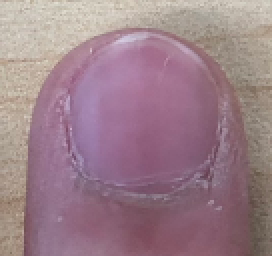
#> input picture finger.png, 136 x 128 px (shown 2 times larger)
$ python detect_nails.py
#> lines starting #> are read from the running program, lines starting #| are printed output that depends on the picture; after the words box and inside, x2 and y2 are one past the last pixel; in counts of white or black regions, pixels touching at a corner belong together
import cv2
import numpy as np
from matplotlib import pyplot as plt


img = cv2.imread('finger.png')
#> img is the input picture: shape (128, 136, 3); mean B, G, R 137.5, 127.3, 156.4
gray = cv2.cvtColor(img,cv2.COLOR_BGR2GRAY)
blur = cv2.GaussianBlur(img, (7, 7), 2)
h, w = img.shape[:2]
#> h = 128; w = 136

"""Morphological gradient"""

kernel = cv2.getStructuringElement(cv2.MORPH_ELLIPSE, (8,8))
gradient = cv2.morphologyEx(img, cv2.MORPH_GRADIENT, kernel)
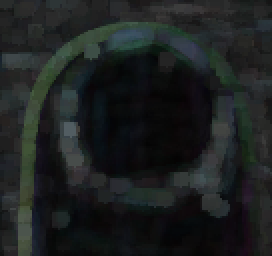
#> gradient: shape (128, 136, 3) (shown 2 times larger); mean B, G, R 32.2, 32.5, 28.9
# cv2.imshow('Morphological gradient', gradient)
# cv2.waitKey()

lowerb = np.array([0, 0, 0])
upperb = np.array([15, 15, 15])
binary = cv2.inRange(gradient, lowerb, upperb)
#> binary: shape (128, 136); 22.3% white; 24 white regions (17 under 20 px), largest, box (x1, y1, x2, y2) and area: (43, 27, 100, 88) 2081, (59, 98, 122, 128) 1093, (23, 102, 59, 128) 458
# cv2.imshow('Binarized gradient', binary)
# cv2.waitKey()

"""Flood fill from the edges to remove edge crystals"""

for row in range(h):
    if binary[row, 0] == 255:
        cv2.floodFill(binary, None, (0, row), 0)
    if binary[row, w-1] == 255:
        cv2.floodFill(binary, None, (w-1, row), 0)

for col in range(w):
    if binary[0, col] == 255:
        cv2.floodFill(binary, None, (col, 0), 0)
    if binary[h-1, col] == 255:
        cv2.floodFill(binary, None, (col, h-1), 0)
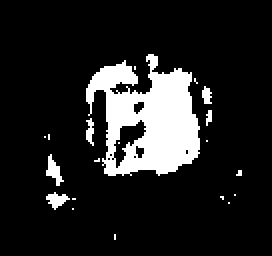
#> binary: shape (128, 136) (shown 2 times larger); 13.3% white; 20 white regions (15 under 20 px), largest, box (x1, y1, x2, y2) and area: (43, 27, 100, 88) 2081, (23, 77, 32, 93) 65, (23, 96, 35, 105) 56, (43, 59, 47, 73) 36, (101, 43, 106, 52) 32

"""Cleaning up mask"""

foreground = cv2.morphologyEx(binary, cv2.MORPH_OPEN, kernel)
#> foreground: shape (128, 136); 9.5% white; 4 white regions, box (x1, y1, x2, y2) and area: (71, 36, 100, 87) 1171, (54, 47, 69, 64) 231, (46, 33, 67, 46) 197, (62, 79, 70, 87) 53
foreground = cv2.morphologyEx(foreground, cv2.MORPH_CLOSE, kernel)
#> foreground: shape (128, 136); 10% white; 1 white region, box (x1, y1, x2, y2) and area: (47, 34, 101, 87) 1747
# cv2.imshow('Cleanup up crystal foreground mask', foreground)
# cv2.waitKey()

"""Creating background and unknown mask for labeling"""

kernel = cv2.getStructuringElement(cv2.MORPH_ELLIPSE, (15,15))
background = cv2.dilate(foreground, kernel, iterations=3)
#> background: shape (128, 136); 42% white; 1 white region, box (x1, y1, x2, y2) and area: (26, 13, 122, 108) 7308
unknown = cv2.subtract(background, foreground)
#> unknown: shape (128, 136); 31.9% white; 1 white region, box (x1, y1, x2, y2) and area: (26, 13, 122, 108) 5561
# cv2.imshow('Background', background)
# cv2.waitKey()

"""Watershed"""

markers = cv2.connectedComponents(foreground)[1]
markers += 1  # Add one to all labels so that background is 1, not 0
markers[unknown==255] = 0  # mark the region of unknown with zero
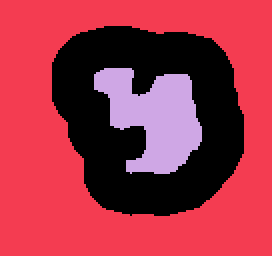
#> markers: shape (128, 136) int32 (shown 2 times larger); 3 distinct labels, from 0 to 2; one colour per label, 0 black
markers = cv2.watershed(img, markers)
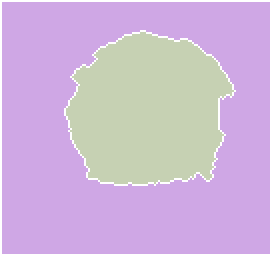
#> markers: shape (128, 136) int32 (shown 2 times larger); 3 distinct labels, from -1 to 2; one colour per label, 0 black, -1 white

"""Assign the markers a hue between 0 and 179"""

hue_markers = np.uint8(179*np.float32(markers)/np.max(markers))
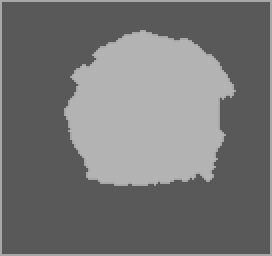
#> hue_markers: shape (128, 136) (shown 2 times larger); min 89, max 179, mean 117.4
blank_channel = 255*np.ones((h, w), dtype=np.uint8)
marker_img = cv2.merge([hue_markers, blank_channel, blank_channel])
marker_img = cv2.cvtColor(marker_img, cv2.COLOR_HSV2BGR)
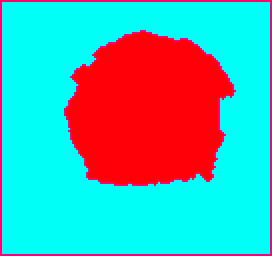
#> marker_img: shape (128, 136, 3) (shown 2 times larger); mean B, G, R 174, 172.9, 82.1
# cv2.imshow('Colored markers', marker_img)
# cv2.waitKey()

"""Label the original image with the watershed markers"""

labeled_img = img.copy()
labeled_img[markers>1] = marker_img[markers>1]  # 1 is background color
labeled_img = cv2.addWeighted(img, 0.5, labeled_img, 0.5, 0)
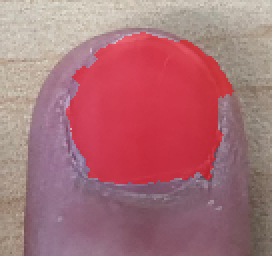
#> labeled_img: shape (128, 136, 3) (shown 2 times larger); mean B, G, R 119, 111.7, 170.3
cv2.imshow('watershed_result.png', labeled_img)
cv2.waitKey()
